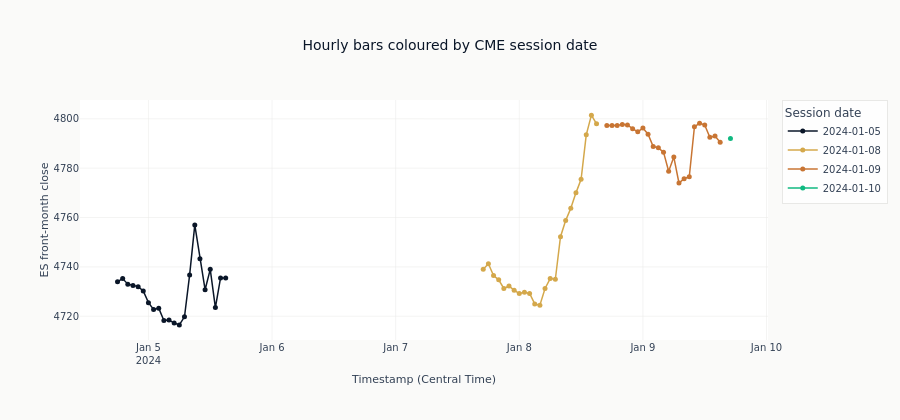

Source (notebook cell):
### Markdown cell above
The same point is clearer on the tape. Below, four days of ES front-month
hourly closes are colored by the session each bar belongs to, in Central Time.
The Friday session ends at 16:00 CT; there is no Saturday session; trading
reopens Sunday 17:00 CT — and those Sunday-evening bars carry **Monday's**
color, not Sunday's. Calendar day and session date part ways every weekend.

### Code cell
_boundary_window = (
    hourly_with_sessions.filter(
        (pl.col("product") == "ES")
        & (pl.col("tenor") == 0)
        & (pl.col("timestamp").dt.date() >= pl.lit("2024-01-05").str.to_date())
        & (pl.col("timestamp").dt.date() <= pl.lit("2024-01-09").str.to_date())
    )
    .with_columns(pl.col("timestamp").dt.convert_time_zone("America/Chicago").alias("ts_ct"))
    .sort("timestamp")
)

_sessions = _boundary_window["session_date"].unique().sort().to_list()
_session_colors = dict(zip(_sessions, ml4t_palette(len(_sessions), categorical=True)))

fig = go.Figure()
for sess in _sessions:
    seg = _boundary_window.filter(pl.col("session_date") == sess)
    fig.add_trace(
        go.Scatter(
            x=seg["ts_ct"].to_list(),
            y=seg["close"].to_list(),
            mode="lines+markers",
            line=dict(color=_session_colors[sess], width=1.5),
            marker=dict(size=5),
            name=str(sess),
        )
    )
fig.update_layout(
    title="Hourly bars coloured by CME session date",
    xaxis_title="Timestamp (Central Time)",
    yaxis_title="ES front-month close",
    height=420,
    legend_title="Session date",
)
show_plotly_with_alt(
    fig,
    "A close-price line over several days in Central Time, coloured by the session each bar "
    "is assigned to. The colour changes at 4 PM rather than at midnight, so a Sunday evening "
    "and the Monday after it carry one colour between them.",
)

### Figure 1 — Plotly figure (JSON) as saved in the notebook; plotly's stock layout.template omitted (floating-point values rounded to 4 significant figures)
{"data": [{"line": {"color": "#0a1628", "width": 1.5}, "marker": {"size": 5}, "mode": "lines+markers", "name": "2024-01-05", "type": "scatter", "x": ["2024-01-04T18:00:00-06:00", "2024-01-04T19:00:00-06:00", "2024-01-04T20:00:00-06:00", "2024-01-04T21:00:00-06:00", "2024-01-04T22:00:00-06:00", "2024-01-04T23:00:00-06:00", "2024-01-05T00:00:00-06:00", "2024-01-05T01:00:00-06:00", "2024-01-05T02:00:00-06:00", "2024-01-05T03:00:00-06:00", "2024-01-05T04:00:00-06:00", "2024-01-05T05:00:00-06:00", "2024-01-05T06:00:00-06:00", "2024-01-05T07:00:00-06:00", "2024-01-05T08:00:00-06:00", "2024-01-05T09:00:00-06:00", "2024-01-05T10:00:00-06:00", "2024-01-05T11:00:00-06:00", "2024-01-05T12:00:00-06:00", "2024-01-05T13:00:00-06:00", "2024-01-05T14:00:00-06:00", "2024-01-05T15:00:00-06:00"], "y": [4734.0, 4735.0, 4733.0, 4732.0, 4732.0, 4730.0, 4726.0, 4723.0, 4723.0, 4718.0, 4718.0, 4717.0, 4716.0, 4720.0, 4737.0, 4757.0, 4743.0, 4731.0, 4739.0, 4724.0, 4736.0, 4736.0]}, {"line": {"color": "#D4A84B", "width": 1.5}, "marker": {"size": 5}, "mode": "lines+markers", "name": "2024-01-08", "type": "scatter", "x": ["2024-01-07T17:00:00-06:00", "2024-01-07T18:00:00-06:00", "2024-01-07T19:00:00-06:00", "2024-01-07T20:00:00-06:00", "2024-01-07T21:00:00-06:00", "2024-01-07T22:00:00-06:00", "2024-01-07T23:00:00-06:00", "2024-01-08T00:00:00-06:00", "2024-01-08T01:00:00-06:00", "2024-01-08T02:00:00-06:00", "2024-01-08T03:00:00-06:00", "2024-01-08T04:00:00-06:00", "2024-01-08T05:00:00-06:00", "2024-01-08T06:00:00-06:00", "2024-01-08T07:00:00-06:00", "2024-01-08T08:00:00-06:00", "2024-01-08T09:00:00-06:00", "2024-01-08T10:00:00-06:00", "2024-01-08T11:00:00-06:00", "2024-01-08T12:00:00-06:00", "2024-01-08T13:00:00-06:00", "2024-01-08T14:00:00-06:00", "2024-01-08T15:00:00-06:00"], "y": [4739.0, 4741.0, 4736.0, 4735.0, 4731.0, 4732.0, 4730.0, 4729.0, 4730.0, 4729.0, 4725.0, 4724.0, 4731.0, 4735.0, 4735.0, 4752.0, 4759.0, 4764.0, 4770.0, 4776.0, 4794.0, 4802.0, 4798.0]}, {"line": {"color": "#C87533", "width": 1.5}, "marker": {"size": 5}, "mode": "lines+markers", "name": "2024-01-09", "type": "scatter", "x": ["2024-01-08T17:00:00-06:00", "2024-01-08T18:00:00-06:00", "2024-01-08T19:00:00-06:00", "2024-01-08T20:00:00-06:00", "2024-01-08T21:00:00-06:00", "2024-01-08T22:00:00-06:00", "2024-01-08T23:00:00-06:00", "2024-01-09T00:00:00-06:00", "2024-01-09T01:00:00-06:00", "2024-01-09T02:00:00-06:00", "2024-01-09T03:00:00-06:00", "2024-01-09T04:00:00-06:00", "2024-01-09T05:00:00-06:00", "2024-01-09T06:00:00-06:00", "2024-01-09T07:00:00-06:00", "2024-01-09T08:00:00-06:00", "2024-01-09T09:00:00-06:00", "2024-01-09T10:00:00-06:00", "2024-01-09T11:00:00-06:00", "2024-01-09T12:00:00-06:00", "2024-01-09T13:00:00-06:00", "2024-01-09T14:00:00-06:00", "2024-01-09T15:00:00-06:00"], "y": [4797.0, 4797.0, 4797.0, 4798.0, 4798.0, 4796.0, 4795.0, 4796.0, 4794.0, 4789.0, 4788.0, 4786.0, 4779.0, 4784.0, 4774.0, 4776.0, 4776.0, 4797.0, 4798.0, 4798.0, 4792.0, 4793.0, 4790.0]}, {"line": {"color": "#10b981", "width": 1.5}, "marker": {"size": 5}, "mode": "lines+markers", "name": "2024-01-10", "type": "scatter", "x": ["2024-01-09T17:00:00-06:00"], "y": [4792.0]}], "layout": {"height": 420, "legend": {"title": {"text": "Session date"}}, "title": {"text": "Hourly bars coloured by CME session date"}, "xaxis": {"title": {"text": "Timestamp (Central Time)"}}, "yaxis": {"title": {"text": "ES front-month close"}}}}
